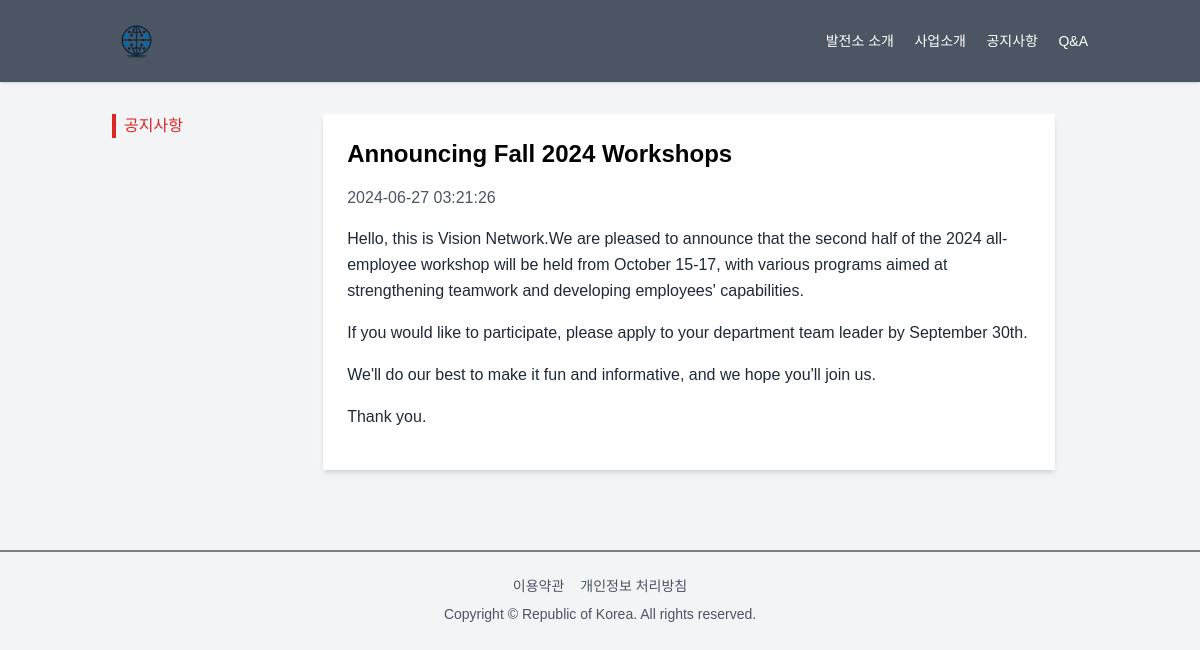
The app's page /read.php?idx=3&c=N with its own data.
### tables this page shows
CREATE TABLE `notice` 
( 
    `id` INT AUTO_INCREMENT PRIMARY KEY, 
    `title` VARCHAR(255) NOT NULL, 
    `content` TEXT NOT NULL, 
    `author` VARCHAR(100) NOT NULL, 
    `created_at` TIMESTAMP DEFAULT CURRENT_TIMESTAMP
) default;

### src/read.php (the view, shortened to what this page needs)
<!DOCTYPE html>
<html lang="en">
<head>
    <script src="https://cdn.tailwindcss.com"></script>
</head>
<body class="bg-gray-100">
    <?php include 'config/header.php'; ?>
    <?php include 'config/db.php'; ?>
    <main class="container mx-auto py-8 px-6">
        <div class="flex space-x-4">
            <aside class="w-1/5">
                <ul class="space-y-2">
                    <li class="border-l-4 border-red-600 pl-2">
                        <a href="#" class="text-red-600">
                            <?php
                                $c = $_GET['c'];
                                if($c == 'N') {
                                    echo "공지사항";
                                } else if($c == 'Q') {
                                    echo "Q&A";
                                }
                            ?>
                        </a>
                    </li>
                </ul>
            </aside>
            <?php
                $idx = $_GET['idx'];
                $c = $_GET['c'];
                if(isset($idx) && $c == 'N') {
                    $stmt = $dbconn->prepare("SELECT * FROM notice WHERE id = ?");
                } else if(isset($idx) && $c == 'Q') {
                    $stmt = $dbconn->prepare("SELECT * FROM QnA WHERE id = ?");
                } else {
                    echo "잘못된 접근입니다.";
                    exit;
                }
                $stmt->bind_param("i", $idx);
                $stmt->execute();
                $result = $stmt->get_result();
                $row = $result->fetch_assoc();
            ?>
            <section class="w-3/4 bg-white p-6 shadow-md">
                <h1 class="text-2xl font-bold mb-4"><?php echo $row["title"] ?></h1>
                <div class="text-gray-600 mb-4"><?php echo $row['created_at']?></div>
                <?php
                    $sentences = preg_split('/(?<=[.?!])\s+(?=[a-zA-Z])/', $row['content']);
                    foreach ($sentences as $sentence) {
                        echo '<p class="text-gray-800 leading-relaxed mb-4">'.$sentence .'</p>';
                    }
                ?>
            </section>
        </div>
    </main>
    <?php
        include 'config/footer.php';
    ?>
</body>
</html>

### src/read.php (style rules this page uses)
body { font-family: 'Noto Sans KR', sans-serif; }

### records on screen
notice: title "Announcing Fall 2024 Workshops", created_at "2024-06-27 03:21:26", content "Hello, this is Vision Network.We are pleased to announce that the second half of the 2024 all-employee workshop will be held from October 15-17, with various programs aimed at strengthening teamwork and developing employees' capabilities.", content "If you would like to participate, please apply to your department team leader by September 30th.", content "We'll do our best to make it fun and informative, and we hope you'll join us.", content "Thank you."
